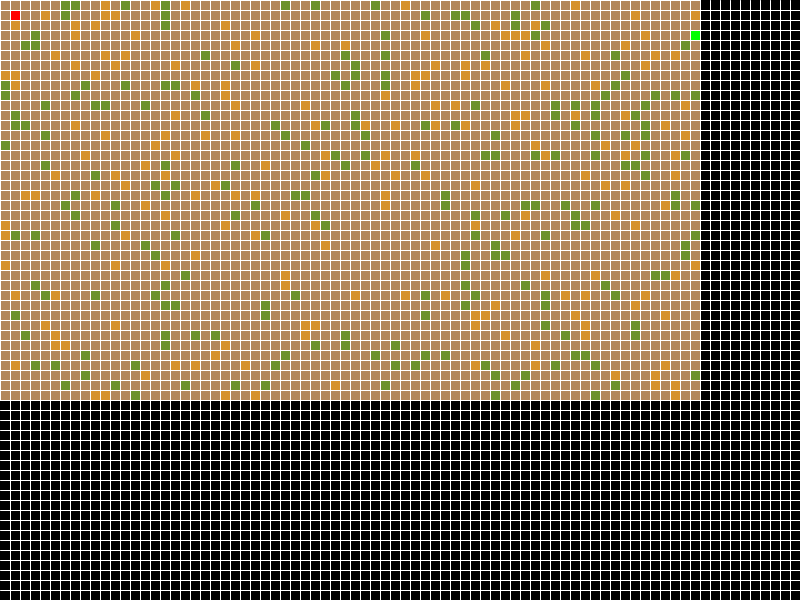
Frame 1 (no input)
Frame 60 (the mouse pressed at the canvas centre just before this capture): identical to frame 1, image omitted
Frame 120 (the mouse held since frame 60 and released just before this capture): identical to frame 1, image omitted

The Processing sketch that drew this single still picture (run headless with seeded random() and noise(); from frame 60 on, the mouse is pressed at the canvas centre):

// Processing sketch: TopView
// ── TopView.pde
//  TopView by
// An assignment template
//
//
// Link: https://www.openprocessing.org/sketch/816638

World[][] worldOne;
Player player = new Player();
int squaresize = 10;
WorldObject exit;
boolean[] downKeys = new boolean[256];
boolean[] downCodedKeys = new boolean[256];

void setup() {
  size(800, 600);
  //size(1280, 960);
  //size(1440, 900);
  //size(1600, 900);
  //size(1680, 1050);
  //size(1920, 1080);
  //fullScreen();
  background(0);
  fill(255);
  stroke(255);
  worldOne = new World[70][40];  //x , y
  println("Dungeon size is: " + worldOne.length + " in x direction &: " + worldOne[0].length + " in y direction");
  for (int xline = squaresize; xline<width; xline+=squaresize) {
    line(xline, 0, xline, height);
  }
  for (int yline = squaresize; yline<height; yline+=squaresize) {
    line(0, yline, width, yline);
  }
  for (int ydir = 0; ydir<worldOne[0].length; ydir++) {
    for (int xdir = 0; xdir<worldOne.length; xdir++) {
      worldOne[xdir][ydir] = new World();
    }
  }
  exit = new WorldObject(false, new PVector(worldOne.length-1, 3), color(0, 255, 0));
  frameRate(10);
  println("Finished setup @: " + millis());
}

void draw() {
  player.action();
  if (player.isDead()) {
    background(255, 0, 0);
  } else {
    for (int xdir = 0; xdir<worldOne.length; xdir++) {
      for (int ydir = 0; ydir<worldOne[0].length; ydir++) {
        worldOne[xdir][ydir].draw(xdir, ydir, squaresize);
      }
    }
    exit.draw();
    player.draw();
    if ((int)player.place.x == exit.place.x && (int)player.place.y == exit.place.y) {
      exit();
    }
  }
}

void keyPressed() {
  if (key == CODED) {
    //print("Code: " + keyCode + ". ");
    if (keyCode<256) {
      downCodedKeys[keyCode] = true;
    }
  } else {
    //print("Key: " + (int)key + ". ");
    if (key<256) {
      downKeys[key] = true;
    }
  }
}
void keyReleased() {
  if (key == CODED) {
    //print("LiftCode: " + keyCode + ". ");
    if (keyCode<256) {
      downCodedKeys[keyCode] = false;
    }
  } else {
    //print("LiftKey: " + (int)key + ". ");
    if (key<256) {
      downKeys[key] = false;
    }
  }
}

// ── Player.pde
class Player extends WorldObject {
  Player() {
    super();
    worldObjectColor = color(255, 0, 0);
  }
  Player(boolean tempblocked) {
    super(tempblocked);
    worldObjectColor = color(255, 0, 0);
  }
  void moveForward() {
    print(place + " : " + direction);
    if (int(place.y+direction.y)>0 && int(place.x+direction.x)>0) {
      place.add(direction);
      println(" .Now: " + place);
    }
  }
  /*void selfNavigate() {
   println(place + " : " + direction);
   if (int(place.y-direction.x)>0 && int(place.x+direction.y)>0) {
   if (World[int(place.y-direction.x)][int(place.x+direction.y)].passable == true) {
   println("Nothing to left");
   place.x+=direction.y;
   place.y-=direction.x;
   int temp = int(direction.x);
   direction.x=int(direction.y);
   direction.y=-temp;
   }
   } else {
   println("Something to left");
   if (int(place.y+direction.y)>0 && int(place.x+direction.x)>0) {
   if (World[int(place.y+direction.y)][int(place.x+direction.x)].passable == true) {
   println("Something to left. Nothing in front");
   place.add(direction);
   }
   } else {
   println("Something in front");
   if (World[int(place.y+direction.x)][int(place.x-direction.y)].passable == true) {
   println("Something to left & in front. Nothing to right");
   place.x-=direction.y;
   place.y+=direction.x;
   int temp = int(direction.x);
   direction.x=-int(direction.y);
   direction.y=temp;
   } else {
   println("Something to left & in front & to right = deadend");
   place.x-=direction.x;
   place.y-=direction.y;
   direction.x=-int(direction.x);
   direction.y=-int(direction.y);
   }
   }
   }
   }*/
  void action() {
    /*for (int index =50; index<100; index++) {//downCodedKeys.length
     //println(index + " : " + downCodedKeys[index]);
     println(index + " : " + downKeys[index]);
     }*/
    PVector sumDirection = new PVector(0, 0);  //
    if (downCodedKeys[38]) {
      sumDirection.add(new PVector(0, -1));
    }
    if (downCodedKeys[40] ) {
      sumDirection.add(new PVector(0, 1));
    }
    if (downCodedKeys[37]) {
      sumDirection.add(new PVector(-1, 0));
    }
    if (downCodedKeys[39]) {
      sumDirection.add(new PVector(1, 0));
    }
    //Can't move out of map
    if (int(player.place.x+sumDirection.x)<0 || int(player.place.x+sumDirection.x)>worldOne.length-1) {
      sumDirection.x=0;
    }
    if (int(player.place.y+sumDirection.y)<0 || int(player.place.y+sumDirection.y)>worldOne[0].length-1) {
      sumDirection.y=0;
    }
    //
    if (sumDirection.mag()>0) {
      direction=sumDirection;
      if (worldOne[int(player.place.x+direction.x)][int(player.place.y+direction.y)].passable) {
        place.add(direction);
      }
    }
    //
    if (downKeys[97]) {
      if (int(player.place.x+direction.x)<0 || int(player.place.x+direction.x)>worldOne.length-1 || int(player.place.y+direction.y)<0 || int(player.place.y+direction.y)>worldOne[0].length-1) {
      } else {
        print("Attacking! " + direction);
        worldOne[int(place.x+direction.x)][int(place.y+direction.y)].attacked(byte(1));
      }
    }
  }
}

// ── WO.pde
class WorldObject {
  byte squaresize, health;
  //boolean running = true;
  PVector place = new PVector(1, 1);
  PVector direction = new PVector(1, 0);  //float xdir, ydir;
  boolean passable, destructible;
  color worldObjectColor;

  WorldObject() {
    squaresize = 10;
    health = byte(random(10, 20));
    passable = boolean(round(random(0, 1)));
    if (passable == false) {
      worldObjectColor = color(214, 146, 43);
      destructible = boolean(round(random(0, 1)));
    } else {
      worldObjectColor = color(38, 184, 250);
      destructible=false;
    }
  }
  WorldObject(boolean tempblocked) {
    squaresize = 10;
    health = byte(random(10, 20));
    passable = tempblocked;
    destructible = tempblocked;
  }
  WorldObject(boolean tempblocked,PVector tempPlace, color tempWorldObjectColor) {
    squaresize = 10;
    health = byte(random(10, 20));
    place = tempPlace;
    worldObjectColor = tempWorldObjectColor;
    passable = tempblocked;
    destructible = tempblocked;
  }
  void draw() {
    fill(worldObjectColor);
    square(place.x*squaresize, place.y*squaresize, squaresize);
  }
  void attacked(byte tdamage) {
    if (destructible) {
      health-=tdamage;
    }
    println("Attacked WO. Health left: " + health);
  }
  boolean isDead() {
    if (health>0) {
      return false;
    } else {
      return true;
    }
  }
}

// ── World.pde
class World {
  byte health;
  boolean passable, destructible;
  color worldColor;

  World() {
    health = 10;
    if (random(0, 100)<15) {
      passable = false;
      destructible = boolean(round(random(0, 1)));
      worldColor = color(214*(int(destructible)+1)/2, 146, 43);
    } else {
      passable = true;
      destructible=false;
      worldColor = color(178,135,90);
    }
  }
  //World(int wHeight, int bHeight) {
  //  health = 10;
  //  if (random(0, 100)<15) {
  //    passable = false;
  //    destructible = boolean(round(random(0, 1)));
  //    worldColor = color(214*(int(destructible)+1)/2, 146, 43);
  //  } else {
  //    passable = true;
  //    destructible=false;
  //    worldColor = color(38, 184, 250);
  //  }
  //}
  World(boolean tempblocked) {
    health = 10;
    passable = tempblocked;
    destructible = tempblocked;
  }
  void draw(int tempXdir, int tempYdir, int tempSquaresize) {
    fill(worldColor, 255*(10-(health%10)));
    square(tempXdir*tempSquaresize, tempYdir*tempSquaresize, tempSquaresize);
  }
  void attacked(byte tdamage) {
    if (destructible) {
      health-=tdamage;
    }
    if (isDead()) {
      passable = true;
      destructible=false;
      worldColor = color(178,135,90);
    }
    println("Attacked World. Destructible: "+destructible+". Health left: " + health);
  }
  boolean isDead() {
    if (health>0) {
      return false;
    } else {
      return true;
    }
  }
}
